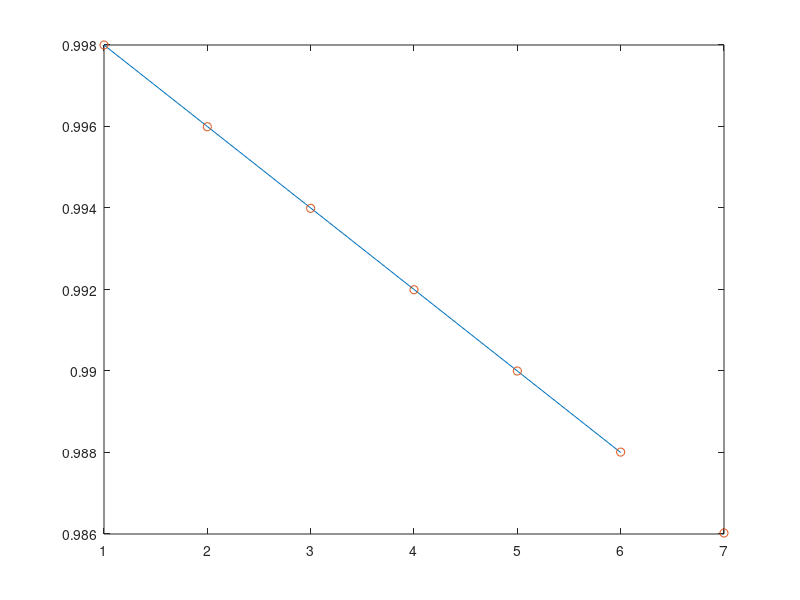

The MATLAB source for this figure:
clear all;
close all;
clc;
format long;

noStep = 6;
Atilde =  0.997989959900209;


a = zeros(1,noStep);
b = zeros(1,noStep);
b(1) = 0.998;

for i = 1:noStep       
    a(i) = (1-.02*i/10);
    b(i+1) = b(i)*Atilde;
end

a

b

figure;
plot(a)
hold on;
plot(b,'o');
hold off;

